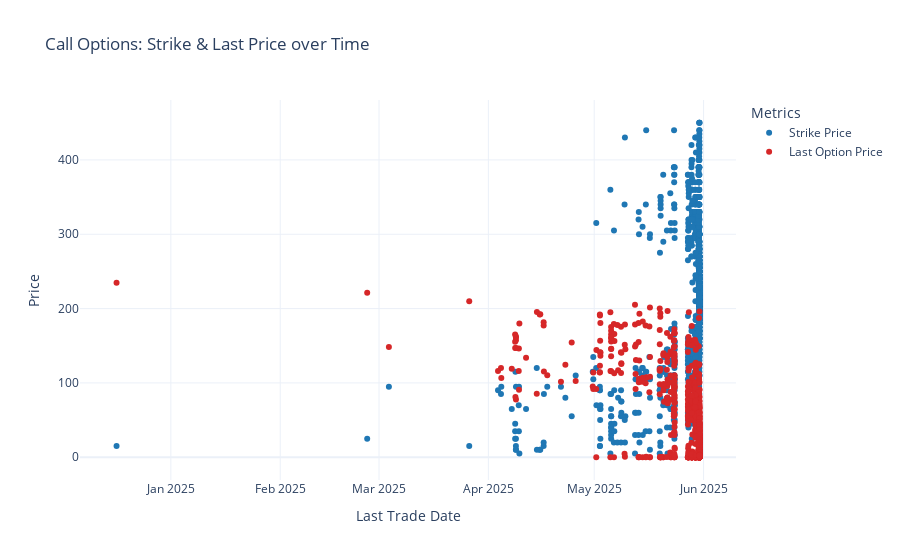

Write notebook code for a chart like this one.
### Code cell
fig = go.Figure()

# Scatter for Strike vs. Last Trade Date
fig.add_trace(go.Scatter(
    x=opts_data_c['lastTradeDate'],
    y=opts_data_c['strike'],
    mode='markers',
    name='Strike Price',
    marker=dict(color='#1f77b4', size=6),
))

# Scatter for Last Price vs. Last Trade Date
fig.add_trace(go.Scatter(
    x=opts_data_c['lastTradeDate'],
    y=opts_data_c['lastOptionPrice'],
    mode='markers',
    name='Last Option Price',
    marker=dict(color='#d62728', size=6),
))

fig.update_layout(
    title='Call Options: Strike & Last Price over Time',
    xaxis_title='Last Trade Date',
    yaxis_title='Price',
    template='plotly_white',
    legend=dict(title="Metrics"),
    height=500
)

fig.show()

### Figure 1 — Plotly figure (JSON) as saved in the notebook; plotly's stock layout.template omitted (floating-point values rounded to 4 significant figures; data arrays with more than 128 entries replaced by an {"elided": "..."} marker saying what was removed)
{"data": [{"marker": {"color": "#1f77b4", "size": 6}, "mode": "markers", "name": "Strike Price", "type": "scatter", "x": {"elided": "1102 str values"}, "y": {"elided": "1102 float values"}}, {"marker": {"color": "#d62728", "size": 6}, "mode": "markers", "name": "Last Option Price", "type": "scatter", "x": {"elided": "1102 str values"}, "y": {"elided": "1102 float values"}}], "layout": {"autosize": true, "legend": {"title": {"text": "Metrics"}}, "title": {"text": "Call Options: Strike & Last Price over Time"}, "xaxis": {"autorange": true, "range": ["2024-12-06 12:44:18.8843", "2025-06-09 21:49:55.1157"], "title": {"text": "Last Trade Date"}, "type": "date"}, "yaxis": {"autorange": true, "range": [-31.67, 481.7], "title": {"text": "Price"}, "type": "linear"}}}
